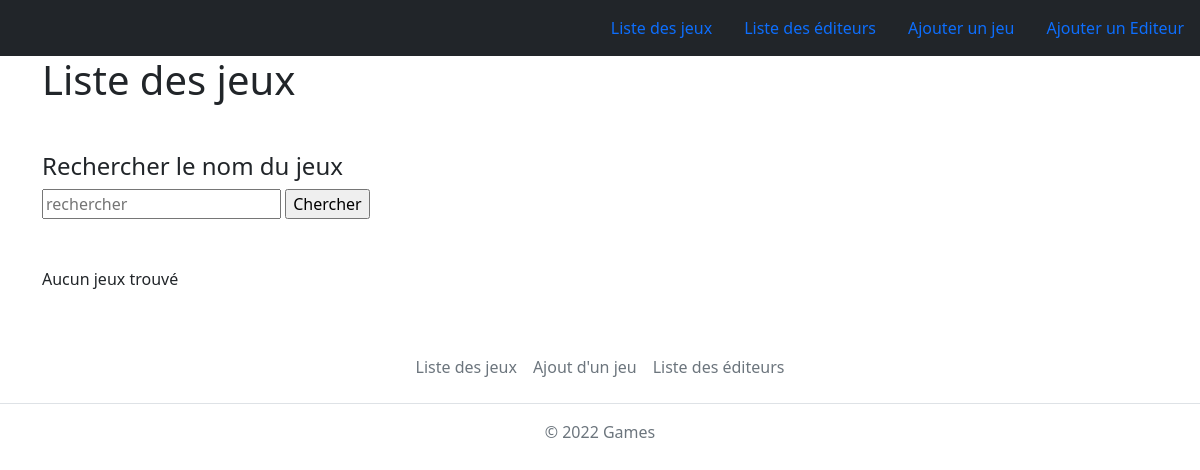
/, run on an earlier commit of the app's database.
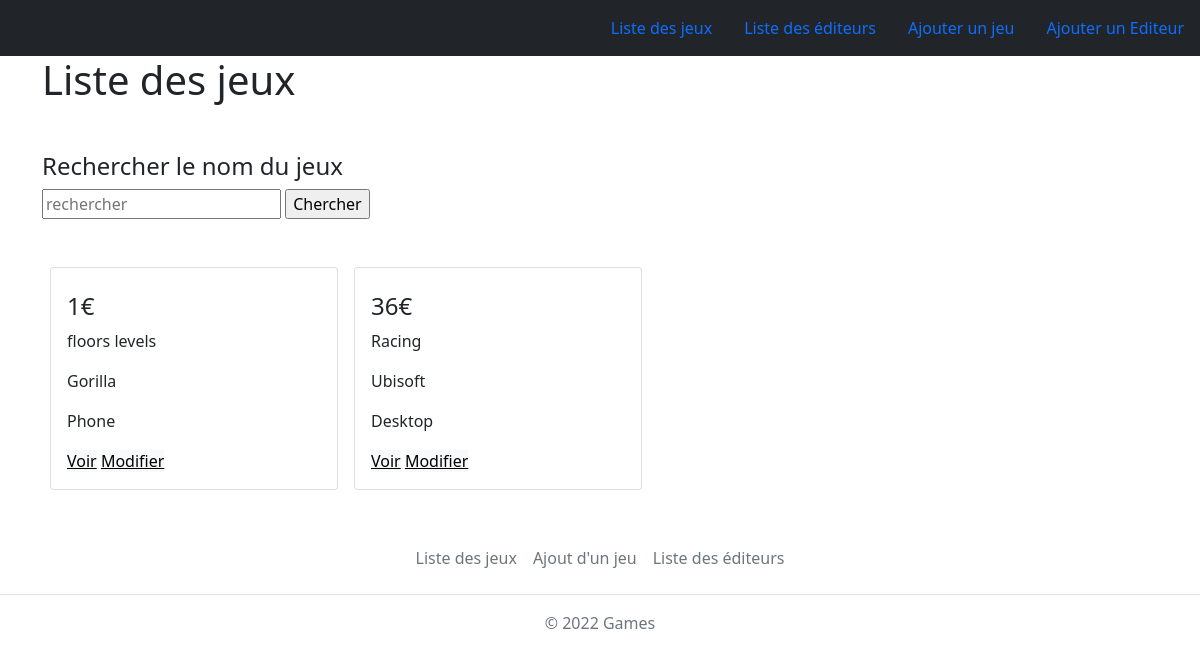
And on a later commit of the database.
### tables this page shows
CREATE TABLE `games` (
  `id` int(11) NOT NULL,
  `name` varchar(50) NOT NULL,
  `description` text NOT NULL,
  `price` int(11) NOT NULL,
  `device` varchar(255) NOT NULL,
  `genre` varchar(255) NOT NULL,
  `editor` varchar(255) NOT NULL
);

### index.php (the view, shortened to what this page needs)
<?php
include('Config/db.php');
$allgames = $db->query('SELECT * FROM games ORDER BY id DESC');
?>
<!doctype html>
<html lang="en">
<head>
    <link href="https://cdn.jsdelivr.net/npm/bootstrap@5.1.3/dist/css/bootstrap.min.css" rel="stylesheet">
</head>
<body>
    <?php include('Components/Header.php'); ?>
    <div class="container">
        <h1 class="">Liste des jeux</h1>
        <h4 class="mt-5">Rechercher le nom du jeux</h4>
        <form method="GET" class="mb-5">
            <input type="search" name="search" placeholder="rechercher">
            <input type="submit" name="chercher" value="Chercher">
        </form>
        <div class="d-flex flex-wrap">
            <?php if ($allgames->rowCount() > 0) {
                foreach ($allgames as $c) : ?>
                    <div class="card mx-2 mb-2" style="width: 18rem;">
                        <div class="card-body ">
                            <h4 class="card-text"><?= $c['price']; ?>€</h4>
                            <p class="card-text"><?= $c['genre']; ?></p>
                            <p class="card-text"><?= $c['editor']; ?></p>
                            <p class="card-text"><?= $c['device']; ?></p>
                            <a href="show.php?id=<?= $c['id']; ?>" class="btn-light">Voir</a>
                            <a href="update.php?id=<?= $c['id']; ?>" class="btn-light">Modifier</a>
                        </div>
                    </div>
                <?php endforeach;
            } else {
                ?>
                <p>Aucun jeux trouvé</p>
            <?php
            }
            ?>
        </div>
    </div>
    <?php include('Components/Footer.php'); ?>
</body>
</html>

### Components/Header.php
<ul class="nav justify-content-end navbar navbar-dark bg-dark">
        <li class="nav-item">
            <a class="nav-link" href="index.php">Liste des jeux</a>
        </li>
        <li class="nav-item">
            <a class="nav-link" href="indexEditor.php">Liste des éditeurs</a>
        </li>
        <li class="nav-item">
            <a class="nav-link" href="create.php">Ajouter un jeu</a>
        </li>
        <li class="nav-item">
            <a class="nav-link" href="createEditor.php">Ajouter un Editeur</a>
        </li>
    </ul>

### Components/Footer.php
<footer class="py-3 my-4">
    <ul class="nav justify-content-center border-bottom pb-3 mb-3">
        <li class="nav-item"><a href="index.php" class="nav-link px-2 text-muted">Liste des jeux</a></li>
        <li class="nav-item"><a href="create.php" class="nav-link px-2 text-muted">Ajout d'un jeu</a></li>
        <li class="nav-item"><a href="indexEditor.php" class="nav-link px-2 text-muted">Liste des éditeurs</a></li>
    </ul>
    <p class="text-center text-muted">© 2022 Games</p>
</footer>

What changed in the data, as far as the page shows it:
added games: price "1", genre "floors levels", editor "Gorilla", device "Phone"
added games: price "36", genre "Racing", editor "Ubisoft", device "Desktop"
Also different on the page:
text no longer shown: "Aucun jeux trouvé"
